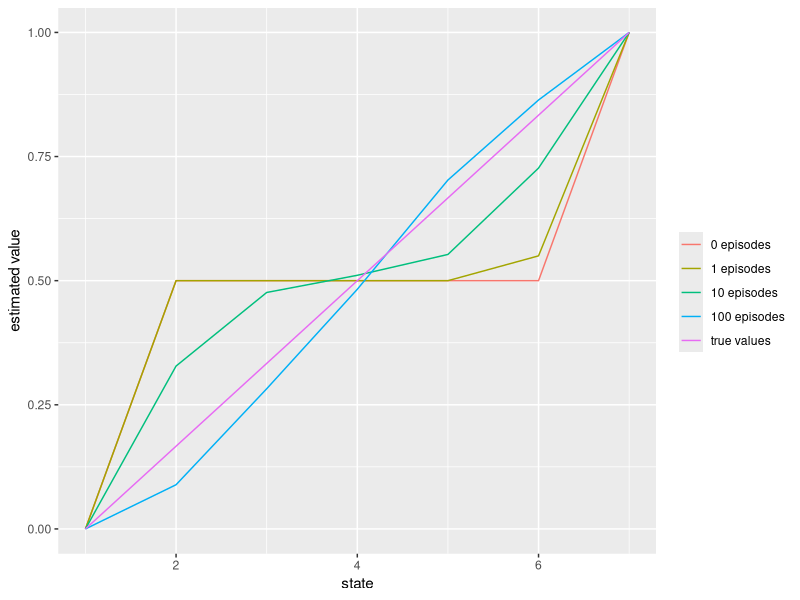
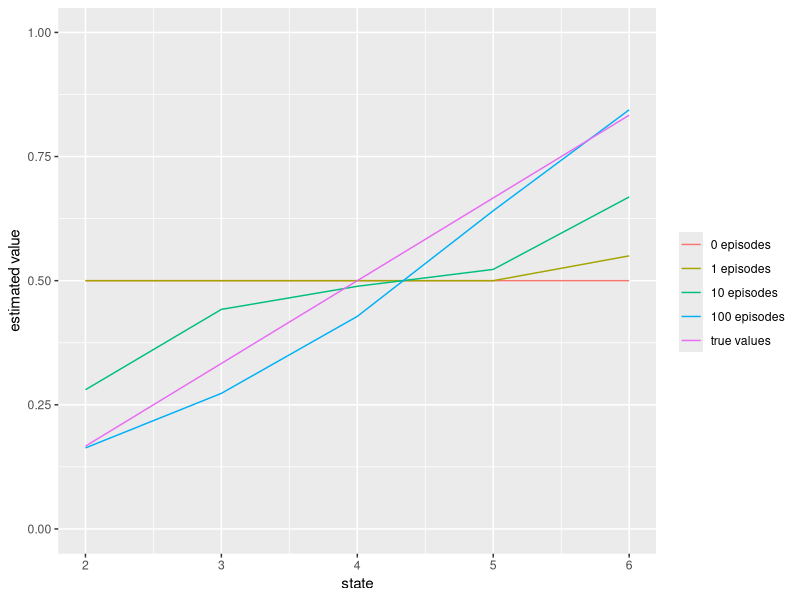
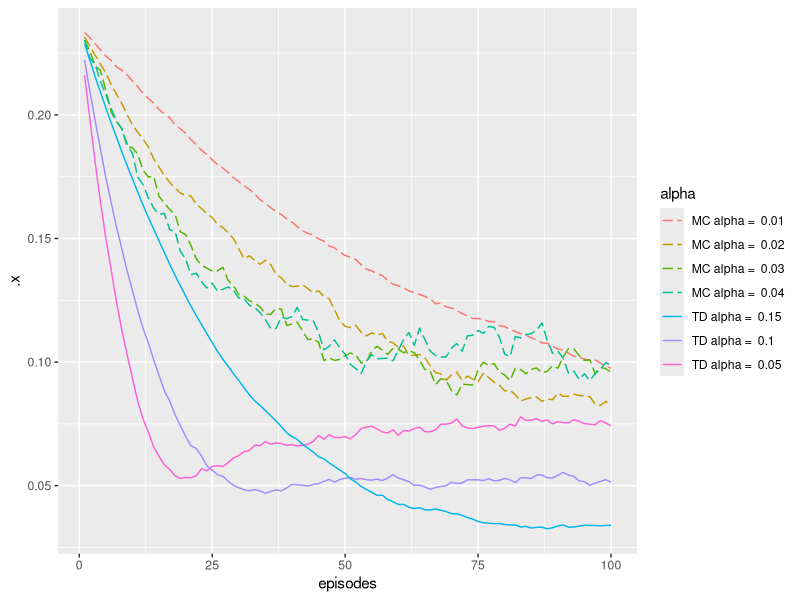

Here is the R script that generated these plots, in order: (Note: a time limit stopped this script after it produced the figures.)
library(tidyverse)

resample <- function(x, ...)
  x[sample.int(length(x), ...)]

init_state_values <- function(terminal_state = 7){
  V <<- c(0, rep(0.5, terminal_state - 2), 1)
}

episode <- function(terminal_state = 7, method = "TD", batch = FALSE, alpha = 0.1) {
  if(!any(toupper(method) == c("TD", "MC")))
    stop("please select an valid method: 'TD' or 'MC'.\n")
  
  current_state <- terminal_state %/% 2 + 1   # middle state is the first state
  
  states <- c(current_state)
  
  while(current_state != terminal_state & current_state != 1){
    action <- resample(c(-1,1), 1) # next action on random
    
    current_state <- current_state + action
    reward <- 0
    states <- append(states, current_state)
    
    if(toupper(method) == "TD" & !batch){
      # updating the state value in each step
      V[current_state - action] <<- V[current_state - action] +
        alpha * (reward + V[current_state] - V[current_state - action])
    }
  }
  
  if(toupper(method) == "MC"){
    # Monte Carlo part
    reward <- ifelse(current_state == terminal_state, 1, 0)
    if(!batch){
      for(state in states)
        V[state] <<- V[state] + alpha * (reward - V[state])
    }
  }
  
  return(list("states" = states, "rewards" = rep(reward, length(states) - 1)))
}

#calculating
residual_error <- function(num_episodes, terminal_state, ...){
  init_state_values(terminal_state)
  true_V <- seq_len(terminal_state - 2) / (terminal_state - 1)
  rmse <- vector("double", num_episodes)
  for(i in seq_len(num_episodes)){
    episode(terminal_state, ...)
    rmse[[i]] <- sqrt(mean((V[2:(terminal_state - 1)] - true_V) ^ 2))
  }
  return(rmse)
}


batch_training <- function(num_episodes, terminal_state, method, alpha){
  init_state_values(terminal_state)
  
  batch_states <- list()
  batch_rewards <- list()
  errors <- vector("double", num_episodes)
  true_V <- seq_len(terminal_state - 2) / (terminal_state - 1)
  
  for(i in seq_len(num_episodes)){
    result <- episode(terminal_state, method = method, batch = TRUE)
    states <- result[["states"]]
    rewards <- result[["rewards"]]
    
    batch_states[[i]] <- states
    batch_rewards[[i]] <- rewards
    
    while(TRUE){
      update <- vector("double", length = terminal_state)
      
      for(j in seq_len(length(batch_rewards))){
        
        states <- batch_states[[j]]
        rewards <- batch_rewards[[j]]
        
        for(k in seq_len(length(rewards))) {
          if(toupper(method) == "TD"){
            update[[ states[[k]] ]] <- update[[ states[[k]] ]] + rewards[[k]] + V[states[[k + 1]]] - V[states[[k]]]
          } else{
            update[[ states[[k]] ]] <- update[[ states[[k]] ]] + rewards[[k]] - V[states[[k]]]
          }
        }
      }
      
      update <- update * alpha
      
      
      if(sum(abs(update)) < 1e-3)
        break
      
      V <<- V + update
    }
    
    errors[[i]] <- sqrt(mean((V[2:(terminal_state - 1)] - true_V) ^ 2))
  }
  
  return(errors)
}



# plotting figures

example6.2.1 <- function(with_terminal_states = F){
  init_state_values(7)
  
  
  result <- list(V) # first element is state value before running anything
  count <- 2 # second element and so one
  
  for(num_episode in 1:100){
    episode()
    if(num_episode %in% c(1, 10, 100)){
      result[[count]] <- V
      count <- count + 1
    }
  }
  
  names(result) <- paste(c(0, 1, 10, 100), "episodes")
  result[["true values"]] <- 0:6 / 6
  
  lines <- imap(result, ~geom_line(aes(y = .x, color = .y)))
  
  
  states <- data.frame("state" = 1:7)
  
  plot <- ggplot(states, aes(x = state)) +
    lines +
    labs(y = "estimated value", colour = "")
  
  if(with_terminal_states){
    plot <- ggplot(states, aes(x = state)) +
      lines +
      xlim(2, 6) +
      labs(y = "estimated value", colour = "")
  }
  return(plot)
}


example6.2.2 <- function(){
  
  TD_errors <- list()
  for(alpha in c(0.15, 0.1, 0.05)){
    error_episodes <- vector("double", 100)
    for(run in 1:100){
      error_episodes <- error_episodes + residual_error(num_episodes = 100,
                                                        terminal_state = 7,
                                                        alpha = alpha)
    }
    TD_errors[[as.character(alpha)]] <- error_episodes/100
  }
  
  TD_lines <- imap(TD_errors, ~geom_line(aes(y = .x, color = .y)))

  
  MC_errors <- list()
  for(alpha in c(0.01, 0.02, 0.03, 0.04)){
    error_episodes <- vector("double", 100)
    for(run in 1:100){
      error_episodes <- error_episodes + residual_error(num_episodes = 100,
                                                        terminal_state = 7,
                                                        method = "MC",
                                                        alpha = alpha)
    }
    MC_errors[[as.character(alpha)]] <- error_episodes/100
  }
  MC_lines <- imap(MC_errors, ~geom_line(aes(y = .x, color = .y), linetype = "longdash"))
  
  
  episodes <- data.frame("episodes" = 1:100)
  
  plot <- ggplot(episodes, aes(x = episodes)) +
    MC_lines +
    TD_lines +
    scale_color_discrete(labels = c(
      paste("MC alpha = ", c(0.01, 0.02, 0.03, 0.04)),
      paste("TD alpha = ", c(0.15, 0.1, 0.05)))) +
    labs("empirical RMSE , averaged over states", color = "alpha")
  
  return(plot)
}




plot_fig6.2 <- function(){
  
  error_episodes <- vector("double", 100)
  for(run in 1:100){
    error_episodes <- error_episodes + batch_training(method = 'TD',
                                                      num_episodes = 100,
                                                      terminal_state = 7,
                                                      alpha = 0.001)
  }
  errors <- data.frame("TD" = error_episodes/100)

  

  error_episodes <- vector("double", 100)
  for(run in 1:100){
    error_episodes <- error_episodes + batch_training(method = 'MC',
                                                      num_episodes = 100,
                                                      terminal_state = 7,
                                                      alpha = 0.001)
  }
  errors$MC <- error_episodes/100
  
  errors$episodes <- 1:100
  
  plot <- ggplot(errors, aes(x = episodes)) +
    geom_line(aes(y = TD, color = "TD")) +
    geom_line(aes(y = MC, color = "MC")) + 
    labs(x = "walks / episodes", y = "RMSE, averaged over states", color = "method", title = "batch training")
  
  return(plot)
}

example6.2.1()
example6.2.1(TRUE)
example6.2.2()
plot_fig6.2()
